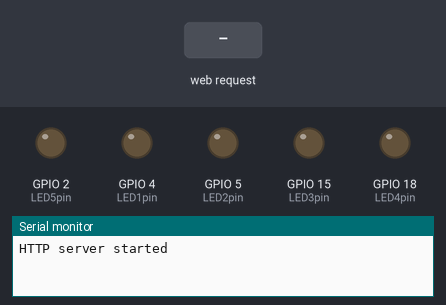
Recording of a sketch running on a simulated ESP32. On the bench: output pins drawn as LEDs (lit = HIGH), the last lines printed to the serial monitor. Inputs (shaded band) come from the test bench.

Above: at 1.3 s.
1.4 s: HTTP request GET /led1on received
At 2.3 s:
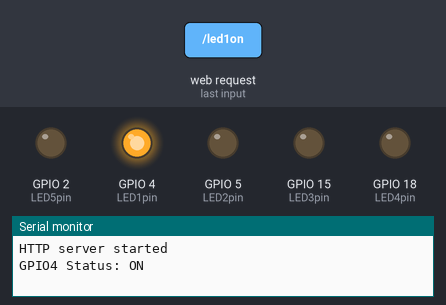
2.9 s: HTTP request GET /led2on received
At 3.5 s:
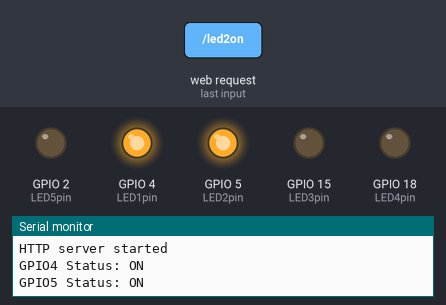
4.4 s: HTTP request GET /led1off received
At 5.6 s:
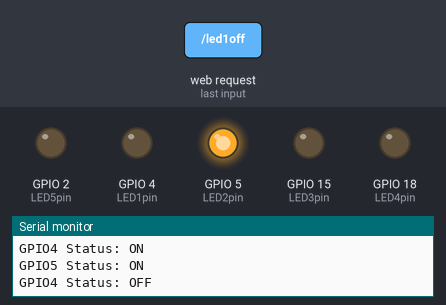
5.9 s: HTTP request GET /led3on received
At 6.9 s:
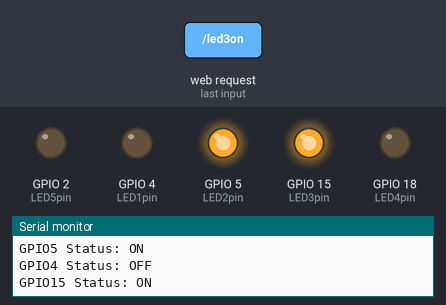
7.4 s: HTTP request GET /led2off received
At 8.1 s:
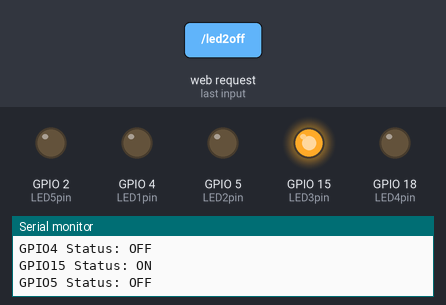
8.9 s: HTTP request GET /led4on received
At 9.2 s:
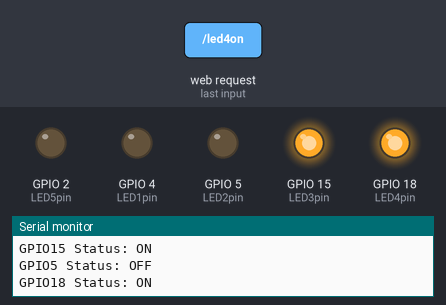
Timing chart, 0 to 11.4 s (numbered marks = the images above; inputs shaded):
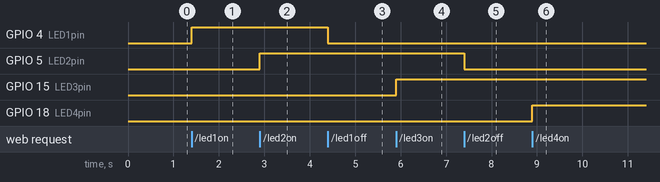

Measured:
- after the input at 1.4 s, GPIO 4 (LED1pin): LOW → HIGH at once
- after the input at 2.9 s, GPIO 5 (LED2pin): LOW → HIGH at once
- after the input at 4.4 s, GPIO 4 (LED1pin): HIGH → LOW at once
- after the input at 5.9 s, GPIO 15 (LED3pin): LOW → HIGH at once
- after the input at 7.4 s, GPIO 5 (LED2pin): HIGH → LOW at once
- after the input at 8.9 s, GPIO 18 (LED4pin): LOW → HIGH at once

The sketch:

esp32simpleserver.ino
```cpp
#include <WiFi.h>
#include <WebServer.h>

/* Put your SSID & Password */
const char* ssid = "ESP32";  // Enter SSID here
const char* password = "12345678";  //Enter Password here

/* Put IP Address details */
IPAddress local_ip(192,168,1,1);
IPAddress gateway(192,168,1,1);
IPAddress subnet(255,255,255,0);

WebServer server(80);

uint8_t LED1pin = 4;
bool LED1status = LOW;

uint8_t LED2pin = 5;
bool LED2status = LOW;

uint8_t LED3pin = 15;
bool LED3status = LOW;

uint8_t LED4pin = 18;
bool LED4status = LOW;

uint8_t LED5pin = 2;
bool LED5status = LOW;

void setup() {
  Serial.begin(115200);
  pinMode(LED1pin, OUTPUT);
  pinMode(LED2pin, OUTPUT);
  pinMode(LED3pin, OUTPUT);
  pinMode(LED4pin, OUTPUT);
  pinMode(LED5pin, OUTPUT);

  WiFi.softAP(ssid, password);
  WiFi.softAPConfig(local_ip, gateway, subnet);
  delay(100);

  server.on("/", handle_OnConnect);
  server.on("/led1on", handle_led1on);
  server.on("/led1off", handle_led1off);
  server.on("/led2on", handle_led2on);
  server.on("/led2off", handle_led2off);
  server.on("/led3on", handle_led3on);
  server.on("/led3off", handle_led3off);
  server.on("/led4on", handle_led4on);
  server.on("/led4off", handle_led4off);
  server.on("/led5on", handle_led5on);
  server.on("/led5off", handle_led5off);
  server.onNotFound(handle_NotFound);

  server.begin();
  Serial.println("HTTP server started");
}
void loop() {
  server.handleClient();
  if(LED1status)
  {digitalWrite(LED1pin, HIGH);}
  else
  {digitalWrite(LED1pin, LOW);}

  if(LED2status)
  {digitalWrite(LED2pin, HIGH);}
  else
  {digitalWrite(LED2pin, LOW);}

  if(LED3status)
  {digitalWrite(LED3pin, HIGH);}
  else
  {digitalWrite(LED3pin, LOW);}

  if(LED4status)
  {digitalWrite(LED4pin, HIGH);}
  else
  {digitalWrite(LED4pin, LOW);}

  if(LED5status)
  {digitalWrite(LED5pin, HIGH);}
  else
  {digitalWrite(LED5pin, LOW);}
}

void handle_OnConnect() {
  LED1status = LOW;
  LED2status = LOW;
  LED3status = LOW;
  LED4status = LOW;
  LED5status = LOW;
  Serial.println("GPIO4 Status: OFF | GPIO5 Status: OFF | GPIO15 Status: OFF | GPIO18 Status: OFF | GPIO19 Status: OFF");
  server.send(200, "text/html", SendHTML(LED1status,LED2status,LED3status,LED4status,LED5status));
}

void handle_led1on() {
  LED1status = HIGH;
  Serial.println("GPIO4 Status: ON");
  server.send(200, "text/html", SendHTML(true,LED2status,LED3status,LED4status,LED5status));
}

void handle_led1off() {
  LED1status = LOW;
  Serial.println("GPIO4 Status: OFF");
  server.send(200, "text/html", SendHTML(false,LED2status,LED3status,LED4status,LED5status));
}

void handle_led2on() {
  LED2status = HIGH;
  Serial.println("GPIO5 Status: ON");
  server.send(200, "text/html", SendHTML(LED1status,true,LED3status,LED4status,LED5status));
}

void handle_led2off() {
  LED2status = LOW;
  Serial.println("GPIO5 Status: OFF");
  server.send(200, "text/html", SendHTML(LED1status,false,LED3status,LED4status,LED5status));
}

void handle_led3on() {
  LED3status = HIGH;
  Serial.println("GPIO15 Status: ON");
  server.send(200, "text/html", SendHTML(LED1status,LED2status,true,LED4status,LED5status));
}

void handle_led3off() {
  LED3status = LOW;
  Serial.println("GPIO15 Status: OFF");
  server.send(200, "text/html", SendHTML(LED1status,LED2status,false,LED4status,LED5status));
}

void handle_led4on() {
  LED4status = HIGH;
  Serial.println("GPIO18 Status: ON");
  server.send(200, "text/html", SendHTML(LED1status,LED2status,LED3status,true,LED5status));
}

void handle_led4off() {
  LED4status = LOW;
  Serial.println("GPIO18 Status: OFF");
  server.send(200, "text/html", SendHTML(LED1status,LED2status,LED3status,false,LED5status));
}

void handle_led5on() {
  LED5status = HIGH;
  Serial.println("GPIO19 Status: ON");
  server.send(200, "text/html", SendHTML(LED1status,LED2status,LED3status,LED4status,true));
}

void handle_led5off() {
  LED5status = LOW;
  Serial.println("GPIO19 Status: OFF");
  server.send(200, "text/html", SendHTML(LED1status,LED2status,LED3status,LED4status,false));
}

void handle_NotFound(){
  server.send(404, "text/plain", "Not found");
}

String SendHTML(uint8_t led1stat,uint8_t led2stat,uint8_t led3stat,uint8_t led4stat,uint8_t led5stat){
  String ptr = "<!DOCTYPE html> <html>\n";
  ptr +="<head><meta name=\"viewport\" content=\"width=device-width, initial-scale=1.0, user-scalable=no\">\n";
  ptr +="<title>LED Control</title>\n";
  ptr +="<style>html { font-family: Helvetica; display: inline-block; margin: 0px auto; text-align: center;}\n";
  ptr +="body{margin-top: 50px;} h1 {color: #444444;margin: 50px auto 30px;} h3 {color: #444444;margin-bottom: 50px;}\n";
  ptr +=".button {display: block;width: 80px;background-color: #3498db;border: none;color: white;padding: 13px 30px;text-decoration: none;font-size: 25px;margin: 0px auto 35px;cursor: pointer;border-radius: 4px;}\n";
  ptr +=".button-on {background-color: #3498db;}\n";
  ptr +=".button-on:active {background-color: #2980b9;}\n";
  ptr +=".button-off {background-color: #34495e;}\n";
  ptr +=".button-off:active {background-color: #2c3e50;}\n";
  ptr +="p {font-size: 14px;color: #888;margin-bottom: 10px;}\n";
  ptr +="</style>\n";
  ptr +="</head>\n";
  ptr +="<body>\n";
  ptr +="<h1>ESP32 Web Server</h1>\n";
  ptr +="<h3>Using Access Point(AP) Mode</h3>\n";

   if(led1stat)
  {ptr +="<p>LED1 Status: ON</p><a class=\"button button-off\" href=\"/led1off\">OFF</a>\n";}
  else
  {ptr +="<p>LED1 Status: OFF</p><a class=\"button button-on\" href=\"/led1on\">ON</a>\n";}

  if(led2stat)
  {ptr +="<p>LED2 Status: ON</p><a class=\"button button-off\" href=\"/led2off\">OFF</a>\n";}
  else
  {ptr +="<p>LED2 Status: OFF</p><a class=\"button button-on\" href=\"/led2on\">ON</a>\n";}

  if(led3stat)
  {ptr +="<p>LED3 Status: ON</p><a class=\"button button-off\" href=\"/led3off\">OFF</a>\n";}
  else
  {ptr +="<p>LED3 Status: OFF</p><a class=\"button button-on\" href=\"/led3on\">ON</a>\n";}

  if(led4stat)
  {ptr +="<p>LED4 Status: ON</p><a class=\"button button-off\" href=\"/led4off\">OFF</a>\n";}
  else
  {ptr +="<p>LED4 Status: OFF</p><a class=\"button button-on\" href=\"/led4on\">ON</a>\n";}

  if(led5stat)
  {ptr +="<p>LED5 Status: ON</p><a class=\"button button-off\" href=\"/led5off\">OFF</a>\n";}
  else
  {ptr +="<p>LED5 Status: OFF</p><a class=\"button button-on\" href=\"/led5on\">ON</a>\n";}

  ptr +="</body>\n";
  ptr +="</html>\n";
  return ptr;
}
```
